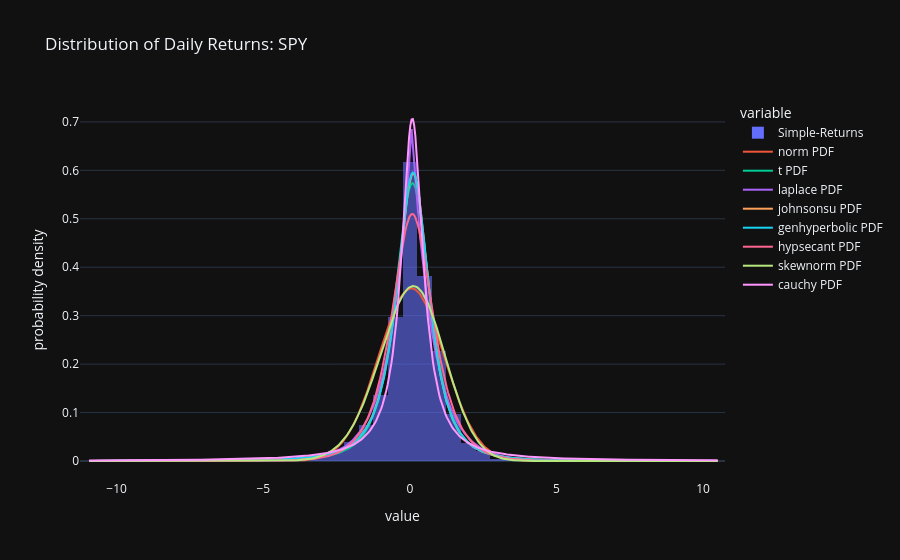
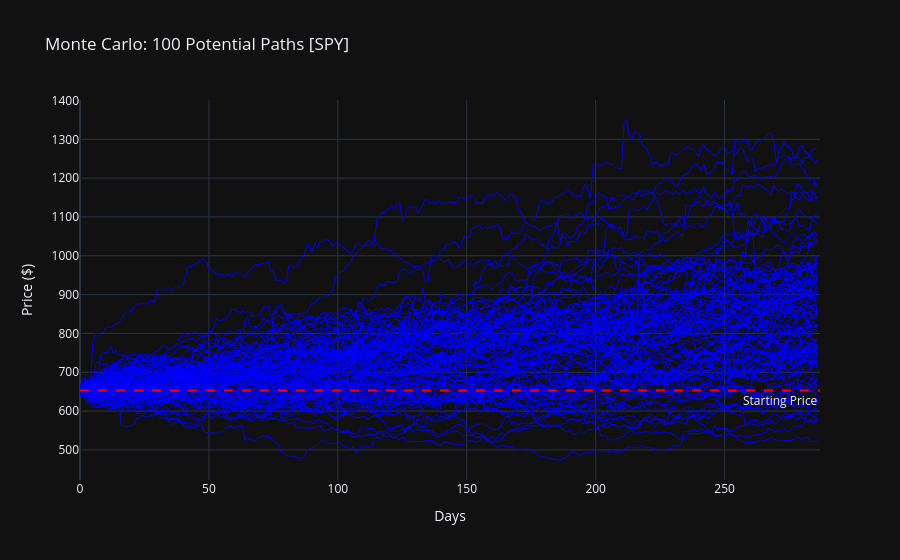
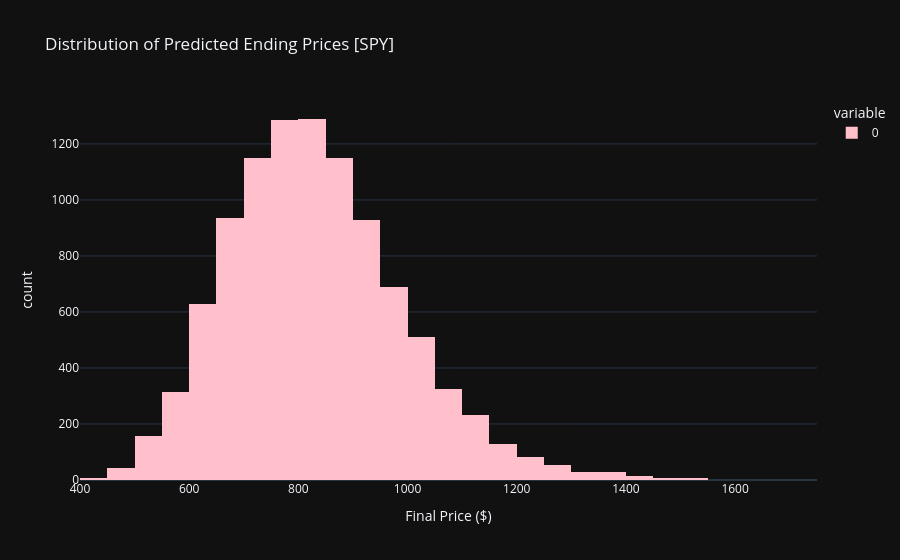
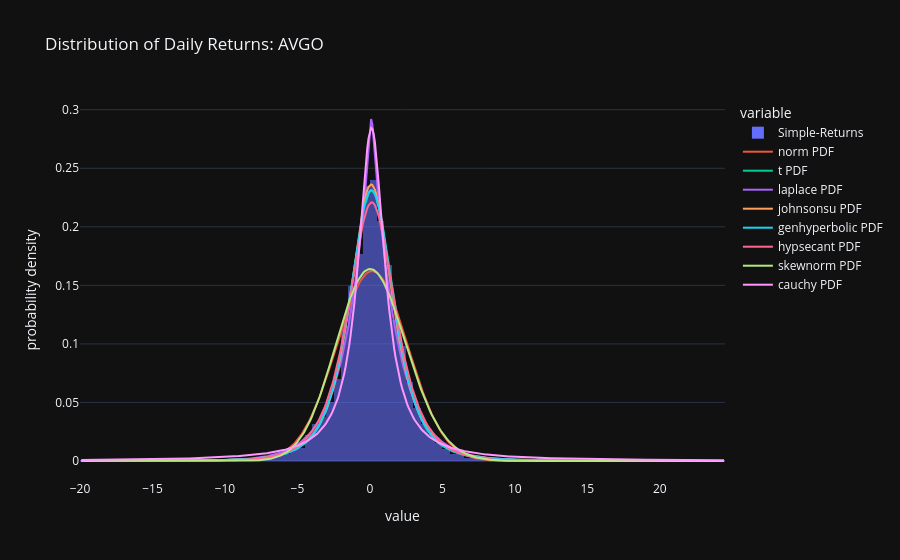

The cell these charts' notebook holds for them, in order:
### Code cell
from market_test import overall_analysis

overall_analysis("SPY", "2015-03-21", "2026-03-21", "Close", 653.28, 287, 10000, 'blue', 'pink')
overall_analysis("AVGO", "2015-03-21", "2026-03-21", "Close", 313.1, 287, 10000, 'red', 'purple')

### Figure 1 — Plotly figure (JSON) as saved in the notebook; plotly's stock layout.template omitted (floating-point values rounded to 4 significant figures; data arrays with more than 128 entries replaced by an {"elided": "..."} marker saying what was removed)
{"data": [{"bingroup": "x", "histnorm": "probability density", "hovertemplate": "variable=Simple-Returns<br>value=%{x}<br>probability density=%{y}<extra></extra>", "legendgroup": "Simple-Returns", "marker": {"color": "#636efa", "opacity": 0.6, "pattern": {"shape": ""}}, "name": "Simple-Returns", "nbinsx": 100, "orientation": "v", "showlegend": true, "type": "histogram", "x": {"elided": "2765 float values"}, "xaxis": "x", "yaxis": "y"}, {"mode": "lines", "name": "norm PDF", "type": "scatter", "x": {"elided": "500 float values"}, "y": {"elided": "500 float values"}}, {"mode": "lines", "name": "t PDF", "type": "scatter", "x": {"elided": "500 float values"}, "y": {"elided": "500 float values"}}, {"mode": "lines", "name": "laplace PDF", "type": "scatter", "x": {"elided": "500 float values"}, "y": {"elided": "500 float values"}}, {"mode": "lines", "name": "johnsonsu PDF", "type": "scatter", "x": {"elided": "500 float values"}, "y": {"elided": "500 float values"}}, {"mode": "lines", "name": "genhyperbolic PDF", "type": "scatter", "x": {"elided": "500 float values"}, "y": {"elided": "500 float values"}}, {"mode": "lines", "name": "hypsecant PDF", "type": "scatter", "x": {"elided": "500 float values"}, "y": {"elided": "500 float values"}}, {"mode": "lines", "name": "skewnorm PDF", "type": "scatter", "x": {"elided": "500 float values"}, "y": {"elided": "500 float values"}}, {"mode": "lines", "name": "cauchy PDF", "type": "scatter", "x": {"elided": "500 float values"}, "y": {"elided": "500 float values"}}], "layout": {"barmode": "relative", "legend": {"title": {"text": "variable"}, "tracegroupgap": 0}, "title": {"text": "Distribution of Daily Returns: SPY"}, "xaxis": {"anchor": "y", "domain": [0, 1], "title": {"text": "value"}}, "yaxis": {"anchor": "x", "domain": [0, 1], "title": {"text": "probability density"}}}}

### Figure 2 — Plotly figure (JSON) as saved in the notebook; plotly's stock layout.template omitted (floating-point values rounded to 4 significant figures; data arrays with more than 128 entries replaced by an {"elided": "..."} marker saying what was removed)
{"data": [{"line": {"color": "blue", "width": 1}, "mode": "lines", "showlegend": false, "type": "scatter", "x": {"elided": "287 int values"}, "y": {"elided": "287 float values"}}, {"line": {"color": "blue", "width": 1}, "mode": "lines", "showlegend": false, "type": "scatter", "x": {"elided": "287 int values"}, "y": {"elided": "287 float values"}}, {"line": {"color": "blue", "width": 1}, "mode": "lines", "showlegend": false, "type": "scatter", "x": {"elided": "287 int values"}, "y": {"elided": "287 float values"}}, {"line": {"color": "blue", "width": 1}, "mode": "lines", "showlegend": false, "type": "scatter", "x": {"elided": "287 int values"}, "y": {"elided": "287 float values"}}, {"line": {"color": "blue", "width": 1}, "mode": "lines", "showlegend": false, "type": "scatter", "x": {"elided": "287 int values"}, "y": {"elided": "287 float values"}}, {"line": {"color": "blue", "width": 1}, "mode": "lines", "showlegend": false, "type": "scatter", "x": {"elided": "287 int values"}, "y": {"elided": "287 float values"}}, {"line": {"color": "blue", "width": 1}, "mode": "lines", "showlegend": false, "type": "scatter", "x": {"elided": "287 int values"}, "y": {"elided": "287 float values"}}, {"line": {"color": "blue", "width": 1}, "mode": "lines", "showlegend": false, "type": "scatter", "x": {"elided": "287 int values"}, "y": {"elided": "287 float values"}}, {"line": {"color": "blue", "width": 1}, "mode": "lines", "showlegend": false, "type": "scatter", "x": {"elided": "287 int values"}, "y": {"elided": "287 float values"}}, {"line": {"color": "blue", "width": 1}, "mode": "lines", "showlegend": false, "type": "scatter", "x": {"elided": "287 int values"}, "y": {"elided": "287 float values"}}, {"line": {"color": "blue", "width": 1}, "mode": "lines", "showlegend": false, "type": "scatter", "x": {"elided": "287 int values"}, "y": {"elided": "287 float values"}}, {"line": {"color": "blue", "width": 1}, "mode": "lines", "showlegend": false, "type": "scatter", "x": {"elided": "287 int values"}, "y": {"elided": "287 float values"}}, {"line": {"color": "blue", "width": 1}, "mode": "lines", "showlegend": false, "type": "scatter", "x": {"elided": "287 int values"}, "y": {"elided": "287 float values"}}, {"line": {"color": "blue", "width": 1}, "mode": "lines", "showlegend": false, "type": "scatter", "x": {"elided": "287 int values"}, "y": {"elided": "287 float values"}}, {"line": {"color": "blue", "width": 1}, "mode": "lines", "showlegend": false, "type": "scatter", "x": {"elided": "287 int values"}, "y": {"elided": "287 float values"}}, {"line": {"color": "blue", "width": 1}, "mode": "lines", "showlegend": false, "type": "scatter", "x": {"elided": "287 int values"}, "y": {"elided": "287 float values"}}, {"line": {"color": "blue", "width": 1}, "mode": "lines", "showlegend": false, "type": "scatter", "x": {"elided": "287 int values"}, "y": {"elided": "287 float values"}}, {"line": {"color": "blue", "width": 1}, "mode": "lines", "showlegend": false, "type": "scatter", "x": {"elided": "287 int values"}, "y": {"elided": "287 float values"}}, {"line": {"color": "blue", "width": 1}, "mode": "lines", "showlegend": false, "type": "scatter", "x": {"elided": "287 int values"}, "y": {"elided": "287 float values"}}, {"line": {"color": "blue", "width": 1}, "mode": "lines", "showlegend": false, "type": "scatter", "x": {"elided": "287 int values"}, "y": {"elided": "287 float values"}}, {"line": {"color": "blue", "width": 1}, "mode": "lines", "showlegend": false, "type": "scatter", "x": {"elided": "287 int values"}, "y": {"elided": "287 float values"}}, {"line": {"color": "blue", "width": 1}, "mode": "lines", "showlegend": false, "type": "scatter", "x": {"elided": "287 int values"}, "y": {"elided": "287 float values"}}, {"line": {"color": "blue", "width": 1}, "mode": "lines", "showlegend": false, "type": "scatter", "x": {"elided": "287 int values"}, "y": {"elided": "287 float values"}}, {"line": {"color": "blue", "width": 1}, "mode": "lines", "showlegend": false, "type": "scatter", "x": {"elided": "287 int values"}, "y": {"elided": "287 float values"}}, {"line": {"color": "blue", "width": 1}, "mode": "lines", "showlegend": false, "type": "scatter", "x": {"elided": "287 int values"}, "y": {"elided": "287 float values"}}, {"line": {"color": "blue", "width": 1}, "mode": "lines", "showlegend": false, "type": "scatter", "x": {"elided": "287 int values"}, "y": {"elided": "287 float values"}}, {"line": {"color": "blue", "width": 1}, "mode": "lines", "showlegend": false, "type": "scatter", "x": {"elided": "287 int values"}, "y": {"elided": "287 float values"}}, {"line": {"color": "blue", "width": 1}, "mode": "lines", "showlegend": false, "type": "scatter", "x": {"elided": "287 int values"}, "y": {"elided": "287 float values"}}, {"line": {"color": "blue", "width": 1}, "mode": "lines", "showlegend": false, "type": "scatter", "x": {"elided": "287 int values"}, "y": {"elided": "287 float values"}}, {"line": {"color": "blue", "width": 1}, "mode": "lines", "showlegend": false, "type": "scatter", "x": {"elided": "287 int values"}, "y": {"elided": "287 float values"}}, {"line": {"color": "blue", "width": 1}, "mode": "lines", "showlegend": false, "type": "scatter", "x": {"elided": "287 int values"}, "y": {"elided": "287 float values"}}, {"line": {"color": "blue", "width": 1}, "mode": "lines", "showlegend": false, "type": "scatter", "x": {"elided": "287 int values"}, "y": {"elided": "287 float values"}}, {"line": {"color": "blue", "width": 1}, "mode": "lines", "showlegend": false, "type": "scatter", "x": {"elided": "287 int values"}, "y": {"elided": "287 float values"}}, {"line": {"color": "blue", "width": 1}, "mode": "lines", "showlegend": false, "type": "scatter", "x": {"elided": "287 int values"}, "y": {"elided": "287 float values"}}, {"line": {"color": "blue", "width": 1}, "mode": "lines", "showlegend": false, "type": "scatter", "x": {"elided": "287 int values"}, "y": {"elided": "287 float values"}}, {"line": {"color": "blue", "width": 1}, "mode": "lines", "showlegend": false, "type": "scatter", "x": {"elided": "287 int values"}, "y": {"elided": "287 float values"}}, {"line": {"color": "blue", "width": 1}, "mode": "lines", "showlegend": false, "type": "scatter", "x": {"elided": "287 int values"}, "y": {"elided": "287 float values"}}, {"line": {"color": "blue", "width": 1}, "mode": "lines", "showlegend": false, "type": "scatter", "x": {"elided": "287 int values"}, "y": {"elided": "287 float values"}}, {"line": {"color": "blue", "width": 1}, "mode": "lines", "showlegend": false, "type": "scatter", "x": {"elided": "287 int values"}, "y": {"elided": "287 float values"}}, {"line": {"color": "blue", "width": 1}, "mode": "lines", "showlegend": false, "type": "scatter", "x": {"elided": "287 int values"}, "y": {"elided": "287 float values"}}, {"line": {"color": "blue", "width": 1}, "mode": "lines", "showlegend": false, "type": "scatter", "x": {"elided": "287 int values"}, "y": {"elided": "287 float values"}}, {"line": {"color": "blue", "width": 1}, "mode": "lines", "showlegend": false, "type": "scatter", "x": {"elided": "287 int values"}, "y": {"elided": "287 float values"}}, {"line": {"color": "blue", "width": 1}, "mode": "lines", "showlegend": false, "type": "scatter", "x": {"elided": "287 int values"}, "y": {"elided": "287 float values"}}, {"line": {"color": "blue", "width": 1}, "mode": "lines", "showlegend": false, "type": "scatter", "x": {"elided": "287 int values"}, "y": {"elided": "287 float values"}}, {"line": {"color": "blue", "width": 1}, "mode": "lines", "showlegend": false, "type": "scatter", "x": {"elided": "287 int values"}, "y": {"elided": "287 float values"}}, {"line": {"color": "blue", "width": 1}, "mode": "lines", "showlegend": false, "type": "scatter", "x": {"elided": "287 int values"}, "y": {"elided": "287 float values"}}, {"line": {"color": "blue", "width": 1}, "mode": "lines", "showlegend": false, "type": "scatter", "x": {"elided": "287 int values"}, "y": {"elided": "287 float values"}}, {"line": {"color": "blue", "width": 1}, "mode": "lines", "showlegend": false, "type": "scatter", "x": {"elided": "287 int values"}, "y": {"elided": "287 float values"}}, {"line": {"color": "blue", "width": 1}, "mode": "lines", "showlegend": false, "type": "scatter", "x": {"elided": "287 int values"}, "y": {"elided": "287 float values"}}, {"line": {"color": "blue", "width": 1}, "mode": "lines", "showlegend": false, "type": "scatter", "x": {"elided": "287 int values"}, "y": {"elided": "287 float values"}}, {"line": {"color": "blue", "width": 1}, "mode": "lines", "showlegend": false, "type": "scatter", "x": {"elided": "287 int values"}, "y": {"elided": "287 float values"}}, {"line": {"color": "blue", "width": 1}, "mode": "lines", "showlegend": false, "type": "scatter", "x": {"elided": "287 int values"}, "y": {"elided": "287 float values"}}, {"line": {"color": "blue", "width": 1}, "mode": "lines", "showlegend": false, "type": "scatter", "x": {"elided": "287 int values"}, "y": {"elided": "287 float values"}}, {"line": {"color": "blue", "width": 1}, "mode": "lines", "showlegend": false, "type": "scatter", "x": {"elided": "287 int values"}, "y": {"elided": "287 float values"}}, {"line": {"color": "blue", "width": 1}, "mode": "lines", "showlegend": false, "type": "scatter", "x": {"elided": "287 int values"}, "y": {"elided": "287 float values"}}, {"line": {"color": "blue", "width": 1}, "mode": "lines", "showlegend": false, "type": "scatter", "x": {"elided": "287 int values"}, "y": {"elided": "287 float values"}}, {"line": {"color": "blue", "width": 1}, "mode": "lines", "showlegend": false, "type": "scatter", "x": {"elided": "287 int values"}, "y": {"elided": "287 float values"}}, {"line": {"color": "blue", "width": 1}, "mode": "lines", "showlegend": false, "type": "scatter", "x": {"elided": "287 int values"}, "y": {"elided": "287 float values"}}, {"line": {"color": "blue", "width": 1}, "mode": "lines", "showlegend": false, "type": "scatter", "x": {"elided": "287 int values"}, "y": {"elided": "287 float values"}}, {"line": {"color": "blue", "width": 1}, "mode": "lines", "showlegend": false, "type": "scatter", "x": {"elided": "287 int values"}, "y": {"elided": "287 float values"}}, {"line": {"color": "blue", "width": 1}, "mode": "lines", "showlegend": false, "type": "scatter", "x": {"elided": "287 int values"}, "y": {"elided": "287 float values"}}, {"line": {"color": "blue", "width": 1}, "mode": "lines", "showlegend": false, "type": "scatter", "x": {"elided": "287 int values"}, "y": {"elided": "287 float values"}}, {"line": {"color": "blue", "width": 1}, "mode": "lines", "showlegend": false, "type": "scatter", "x": {"elided": "287 int values"}, "y": {"elided": "287 float values"}}, {"line": {"color": "blue", "width": 1}, "mode": "lines", "showlegend": false, "type": "scatter", "x": {"elided": "287 int values"}, "y": {"elided": "287 float values"}}, {"line": {"color": "blue", "width": 1}, "mode": "lines", "showlegend": false, "type": "scatter", "x": {"elided": "287 int values"}, "y": {"elided": "287 float values"}}, {"line": {"color": "blue", "width": 1}, "mode": "lines", "showlegend": false, "type": "scatter", "x": {"elided": "287 int values"}, "y": {"elided": "287 float values"}}, {"line": {"color": "blue", "width": 1}, "mode": "lines", "showlegend": false, "type": "scatter", "x": {"elided": "287 int values"}, "y": {"elided": "287 float values"}}, {"line": {"color": "blue", "width": 1}, "mode": "lines", "showlegend": false, "type": "scatter", "x": {"elided": "287 int values"}, "y": {"elided": "287 float values"}}, {"line": {"color": "blue", "width": 1}, "mode": "lines", "showlegend": false, "type": "scatter", "x": {"elided": "287 int values"}, "y": {"elided": "287 float values"}}, {"line": {"color": "blue", "width": 1}, "mode": "lines", "showlegend": false, "type": "scatter", "x": {"elided": "287 int values"}, "y": {"elided": "287 float values"}}, {"line": {"color": "blue", "width": 1}, "mode": "lines", "showlegend": false, "type": "scatter", "x": {"elided": "287 int values"}, "y": {"elided": "287 float values"}}, {"line": {"color": "blue", "width": 1}, "mode": "lines", "showlegend": false, "type": "scatter", "x": {"elided": "287 int values"}, "y": {"elided": "287 float values"}}, {"line": {"color": "blue", "width": 1}, "mode": "lines", "showlegend": false, "type": "scatter", "x": {"elided": "287 int values"}, "y": {"elided": "287 float values"}}, {"line": {"color": "blue", "width": 1}, "mode": "lines", "showlegend": false, "type": "scatter", "x": {"elided": "287 int values"}, "y": {"elided": "287 float values"}}, {"line": {"color": "blue", "width": 1}, "mode": "lines", "showlegend": false, "type": "scatter", "x": {"elided": "287 int values"}, "y": {"elided": "287 float values"}}, {"line": {"color": "blue", "width": 1}, "mode": "lines", "showlegend": false, "type": "scatter", "x": {"elided": "287 int values"}, "y": {"elided": "287 float values"}}, {"line": {"color": "blue", "width": 1}, "mode": "lines", "showlegend": false, "type": "scatter", "x": {"elided": "287 int values"}, "y": {"elided": "287 float values"}}, {"line": {"color": "blue", "width": 1}, "mode": "lines", "showlegend": false, "type": "scatter", "x": {"elided": "287 int values"}, "y": {"elided": "287 float values"}}, {"line": {"color": "blue", "width": 1}, "mode": "lines", "showlegend": false, "type": "scatter", "x": {"elided": "287 int values"}, "y": {"elided": "287 float values"}}, {"line": {"color": "blue", "width": 1}, "mode": "lines", "showlegend": false, "type": "scatter", "x": {"elided": "287 int values"}, "y": {"elided": "287 float values"}}, {"line": {"color": "blue", "width": 1}, "mode": "lines", "showlegend": false, "type": "scatter", "x": {"elided": "287 int values"}, "y": {"elided": "287 float values"}}, {"line": {"color": "blue", "width": 1}, "mode": "lines", "showlegend": false, "type": "scatter", "x": {"elided": "287 int values"}, "y": {"elided": "287 float values"}}, {"line": {"color": "blue", "width": 1}, "mode": "lines", "showlegend": false, "type": "scatter", "x": {"elided": "287 int values"}, "y": {"elided": "287 float values"}}, {"line": {"color": "blue", "width": 1}, "mode": "lines", "showlegend": false, "type": "scatter", "x": {"elided": "287 int values"}, "y": {"elided": "287 float values"}}, {"line": {"color": "blue", "width": 1}, "mode": "lines", "showlegend": false, "type": "scatter", "x": {"elided": "287 int values"}, "y": {"elided": "287 float values"}}, {"line": {"color": "blue", "width": 1}, "mode": "lines", "showlegend": false, "type": "scatter", "x": {"elided": "287 int values"}, "y": {"elided": "287 float values"}}, {"line": {"color": "blue", "width": 1}, "mode": "lines", "showlegend": false, "type": "scatter", "x": {"elided": "287 int values"}, "y": {"elided": "287 float values"}}, {"line": {"color": "blue", "width": 1}, "mode": "lines", "showlegend": false, "type": "scatter", "x": {"elided": "287 int values"}, "y": {"elided": "287 float values"}}, {"line": {"color": "blue", "width": 1}, "mode": "lines", "showlegend": false, "type": "scatter", "x": {"elided": "287 int values"}, "y": {"elided": "287 float values"}}, {"line": {"color": "blue", "width": 1}, "mode": "lines", "showlegend": false, "type": "scatter", "x": {"elided": "287 int values"}, "y": {"elided": "287 float values"}}, {"line": {"color": "blue", "width": 1}, "mode": "lines", "showlegend": false, "type": "scatter", "x": {"elided": "287 int values"}, "y": {"elided": "287 float values"}}, {"line": {"color": "blue", "width": 1}, "mode": "lines", "showlegend": false, "type": "scatter", "x": {"elided": "287 int values"}, "y": {"elided": "287 float values"}}, {"line": {"color": "blue", "width": 1}, "mode": "lines", "showlegend": false, "type": "scatter", "x": {"elided": "287 int values"}, "y": {"elided": "287 float values"}}, {"line": {"color": "blue", "width": 1}, "mode": "lines", "showlegend": false, "type": "scatter", "x": {"elided": "287 int values"}, "y": {"elided": "287 float values"}}, {"line": {"color": "blue", "width": 1}, "mode": "lines", "showlegend": false, "type": "scatter", "x": {"elided": "287 int values"}, "y": {"elided": "287 float values"}}, {"line": {"color": "blue", "width": 1}, "mode": "lines", "showlegend": false, "type": "scatter", "x": {"elided": "287 int values"}, "y": {"elided": "287 float values"}}, {"line": {"color": "blue", "width": 1}, "mode": "lines", "showlegend": false, "type": "scatter", "x": {"elided": "287 int values"}, "y": {"elided": "287 float values"}}, {"line": {"color": "blue", "width": 1}, "mode": "lines", "showlegend": false, "type": "scatter", "x": {"elided": "287 int values"}, "y": {"elided": "287 float values"}}, {"line": {"color": "blue", "width": 1}, "mode": "lines", "showlegend": false, "type": "scatter", "x": {"elided": "287 int values"}, "y": {"elided": "287 float values"}}, {"line": {"color": "blue", "width": 1}, "mode": "lines", "showlegend": false, "type": "scatter", "x": {"elided": "287 int values"}, "y": {"elided": "287 float values"}}], "layout": {"annotations": [{"showarrow": false, "text": "Starting Price", "x": 1, "xanchor": "right", "xref": "x domain", "y": 653.3, "yanchor": "top", "yref": "y"}], "hovermode": "x", "shapes": [{"line": {"color": "red", "dash": "dash"}, "type": "line", "x0": 0, "x1": 1, "xref": "x domain", "y0": 653.3, "y1": 653.3, "yref": "y"}], "title": {"text": "Monte Carlo: 100 Potential Paths [SPY]"}, "xaxis": {"range": [0, 287], "title": {"text": "Days"}}, "yaxis": {"title": {"text": "Price ($)"}}}}

### Figure 3 — Plotly figure (JSON) as saved in the notebook; plotly's stock layout.template omitted (floating-point values rounded to 4 significant figures; data arrays with more than 128 entries replaced by an {"elided": "..."} marker saying what was removed)
{"data": [{"bingroup": "x", "hovertemplate": "variable=0<br>Final Price ($)=%{x}<br>count=%{y}<extra></extra>", "legendgroup": "0", "marker": {"color": "pink", "pattern": {"shape": ""}}, "name": "0", "nbinsx": 50, "orientation": "v", "showlegend": true, "type": "histogram", "x": {"elided": "10000 float values"}, "xaxis": "x", "yaxis": "y"}], "layout": {"barmode": "relative", "legend": {"title": {"text": "variable"}, "tracegroupgap": 0}, "title": {"text": "Distribution of Predicted Ending Prices [SPY]"}, "xaxis": {"anchor": "y", "domain": [0, 1], "title": {"text": "Final Price ($)"}}, "yaxis": {"anchor": "x", "domain": [0, 1], "title": {"text": "count"}}}}

### Figure 4 — Plotly figure (JSON) as saved in the notebook; plotly's stock layout.template omitted (floating-point values rounded to 4 significant figures; data arrays with more than 128 entries replaced by an {"elided": "..."} marker saying what was removed)
{"data": [{"bingroup": "x", "histnorm": "probability density", "hovertemplate": "variable=Simple-Returns<br>value=%{x}<br>probability density=%{y}<extra></extra>", "legendgroup": "Simple-Returns", "marker": {"color": "#636efa", "opacity": 0.6, "pattern": {"shape": ""}}, "name": "Simple-Returns", "nbinsx": 100, "orientation": "v", "showlegend": true, "type": "histogram", "x": {"elided": "2765 float values"}, "xaxis": "x", "yaxis": "y"}, {"mode": "lines", "name": "norm PDF", "type": "scatter", "x": {"elided": "500 float values"}, "y": {"elided": "500 float values"}}, {"mode": "lines", "name": "t PDF", "type": "scatter", "x": {"elided": "500 float values"}, "y": {"elided": "500 float values"}}, {"mode": "lines", "name": "laplace PDF", "type": "scatter", "x": {"elided": "500 float values"}, "y": {"elided": "500 float values"}}, {"mode": "lines", "name": "johnsonsu PDF", "type": "scatter", "x": {"elided": "500 float values"}, "y": {"elided": "500 float values"}}, {"mode": "lines", "name": "genhyperbolic PDF", "type": "scatter", "x": {"elided": "500 float values"}, "y": {"elided": "500 float values"}}, {"mode": "lines", "name": "hypsecant PDF", "type": "scatter", "x": {"elided": "500 float values"}, "y": {"elided": "500 float values"}}, {"mode": "lines", "name": "skewnorm PDF", "type": "scatter", "x": {"elided": "500 float values"}, "y": {"elided": "500 float values"}}, {"mode": "lines", "name": "cauchy PDF", "type": "scatter", "x": {"elided": "500 float values"}, "y": {"elided": "500 float values"}}], "layout": {"barmode": "relative", "legend": {"title": {"text": "variable"}, "tracegroupgap": 0}, "title": {"text": "Distribution of Daily Returns: AVGO"}, "xaxis": {"anchor": "y", "domain": [0, 1], "title": {"text": "value"}}, "yaxis": {"anchor": "x", "domain": [0, 1], "title": {"text": "probability density"}}}}
